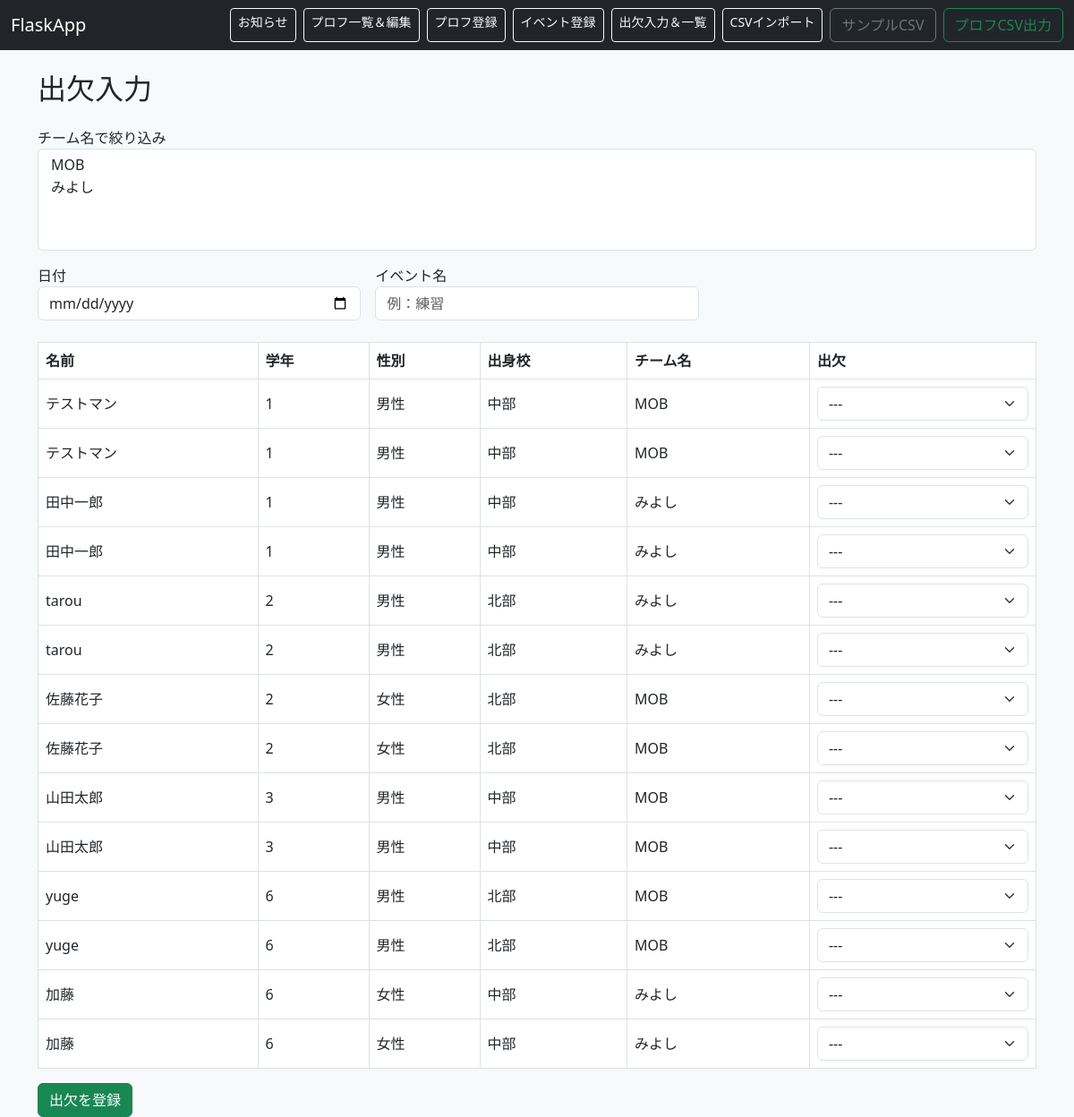
The app's page /attendance/mark, older data.
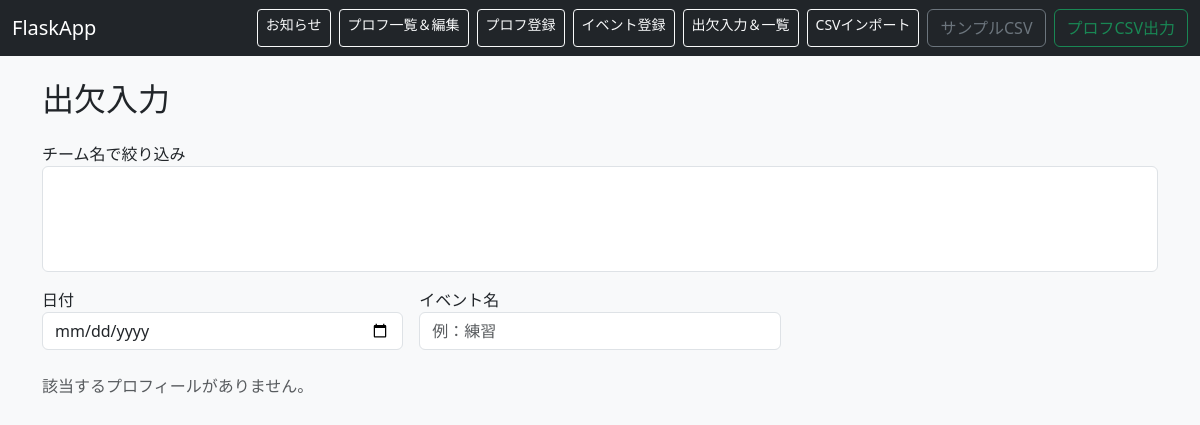
The same page, newer data.
### app.py (models this page shows)
class Profile(db.Model):
    id = db.Column(db.Integer, primary_key=True)
    name = db.Column(db.String(100), nullable=False)
    grade = db.Column(db.Integer)
    gender = db.Column(db.String(10))
    number = db.Column(db.Integer)
    school = db.Column(db.String(100))
    notes = db.Column(db.Text)
    image_filename = db.Column(db.String(100))
    status = db.Column(db.String(10), default="在籍")
    team = db.Column(db.String(100))  # チーム名を追加

### app.py (the view, shortened to what this page needs)
@app.route("/attendance/mark", methods=["GET", "POST"])
def mark_attendance():
    events = Attendance.query.with_entities(Attendance.date, Attendance.event).distinct().all()
    teams = sorted([t[0] for t in db.session.query(Profile.team).distinct().all() if t[0]])
    selected_teams = request.args.getlist("team")
    profiles = Profile.query
    if selected_teams:
        profiles = profiles.filter(Profile.team.in_(selected_teams))
    profiles = profiles.order_by(Profile.grade.asc(), Profile.name.asc()).all()
    return render_template("attendance_mark.html",
        profiles=profiles,
        events=events,
        teams=teams,
        selected_teams=selected_teams
    )

### templates/attendance_mark.html (shortened to what this page needs)
{% extends "base.html" %}
{% block content %}
<h2 class="mb-4">出欠入力</h2>
<form method="GET" id="filterForm" class="mb-3">
  <label>チーム名で絞り込み</label>
  <select name="team" class="form-select" multiple onchange="document.getElementById('filterForm').submit()">
    {% for t in teams %}
      <option value="{{ t }}" {% if t in selected_teams %}selected{% endif %}>{{ t }}</option>
    {% endfor %}
  </select>
</form>
<form method="POST">
  <div class="row g-3 mb-4">
    <div class="col-md-4">
      <label>日付</label>
      <input type="date" name="date" class="form-control" required>
    </div>
    <div class="col-md-4">
      <label>イベント名</label>
      <input type="text" name="event" class="form-control" placeholder="例：練習" required>
    </div>
  </div>
  {% if profiles %}
  <table class="table table-bordered align-middle">
    <thead>
      <tr>
        <th>名前</th>
        <th>学年</th>
        <th>性別</th>
        <th>出身校</th>
        <th>チーム名</th>
        <th>出欠</th>
      </tr>
    </thead>
    <tbody>
      {% for p in profiles %}
      <tr>
        <td>{{ p.name }}</td>
        <td>{{ p.grade }}</td>
        <td>{{ p.gender }}</td>
        <td>{{ p.school }}</td>
        <td>{{ p.team }}</td>
        <td>
          <select name="status_{{ p.id }}" class="form-select">
            <option value="">---</option>
          </select>
        </td>
      </tr>
      {% endfor %}
    </tbody>
  </table>
  <button type="submit" class="btn btn-success">出欠を登録</button>
  {% else %}
    <p class="text-muted">該当するプロフィールがありません。</p>
  {% endif %}
</form>
{% endblock %}

### templates/base.html (shortened to what this page needs)
<!DOCTYPE html>
<html lang="ja">
<head>
    <link href="https://cdn.jsdelivr.net/npm/bootstrap@5.3.0/dist/css/bootstrap.min.css" rel="stylesheet">
</head>
<body class="bg-light">
    <nav class="navbar navbar-expand-lg navbar-dark bg-dark mb-4">
        <div class="container-fluid">
          <a class="navbar-brand" href="{{ url_for('index') }}">FlaskApp</a>
          <div class="d-flex gap-2">
            <a href="{{ url_for('index') }}" class="btn btn-outline-light btn-sm">お知らせ</a>
            <a href="{{ url_for('profile_login') }}" class="btn btn-outline-light btn-sm">プロフ一覧＆編集</a>
            <a href="{{ url_for('profile_new') }}" class="btn btn-outline-light btn-sm">プロフ登録</a>
            <a href="{{ url_for('register_attendance_event') }}" class="btn btn-outline-light btn-sm">イベント登録</a>
            <a href="{{ url_for('view_attendance') }}" class="btn btn-outline-light btn-sm">出欠入力＆一覧</a>
            <a href="{{ url_for('import_profile_csv') }}" class="btn btn-outline-light btn-sm">CSVインポート</a>
            <a href="{{ url_for('download_sample_csv') }}" class="btn btn-outline-secondary">サンプルCSV</a>
            <a href="{{ url_for('export_profile_csv') }}" class="btn btn-outline-success">プロフCSV出力</a>
          </div>
        </div>
      </nav>
<div class="container">
    {% block content %}{% endblock %}
</div>
</body>
</html>

Row changes from the older to the newer data that the page shows:
removed Profile: name "テストマン", grade "1", gender "男性", school "中部", team "MOB"
removed Profile: name "テストマン", grade "1", gender "男性", school "中部", team "MOB"
removed Profile: name "田中一郎", grade "1", gender "男性", school "中部", team "みよし"
removed Profile: name "田中一郎", grade "1", gender "男性", school "中部", team "みよし"
removed Profile: name "tarou", grade "2", gender "男性", school "北部", team "みよし"
removed Profile: name "tarou", grade "2", gender "男性", school "北部", team "みよし"
removed Profile: name "佐藤花子", grade "2", gender "女性", school "北部", team "MOB"
removed Profile: name "佐藤花子", grade "2", gender "女性", school "北部", team "MOB"
removed Profile: name "山田太郎", grade "3", gender "男性", school "中部", team "MOB"
removed Profile: name "山田太郎", grade "3", gender "男性", school "中部", team "MOB"
removed Profile: name "yuge", grade "6", gender "男性", school "北部", team "MOB"
removed Profile: name "yuge", grade "6", gender "男性", school "北部", team "MOB"
removed Profile: name "加藤", grade "6", gender "女性", school "中部", team "みよし"
removed Profile: name "加藤", grade "6", gender "女性", school "中部", team "みよし"
Text that changed along with them:
form field team: "MOB / みよし" → (not shown)
text no longer shown: "名前 学年 性別 出身校 チーム名 出欠 出欠を登録"
text now shown: "該当するプロフィールがありません。"
